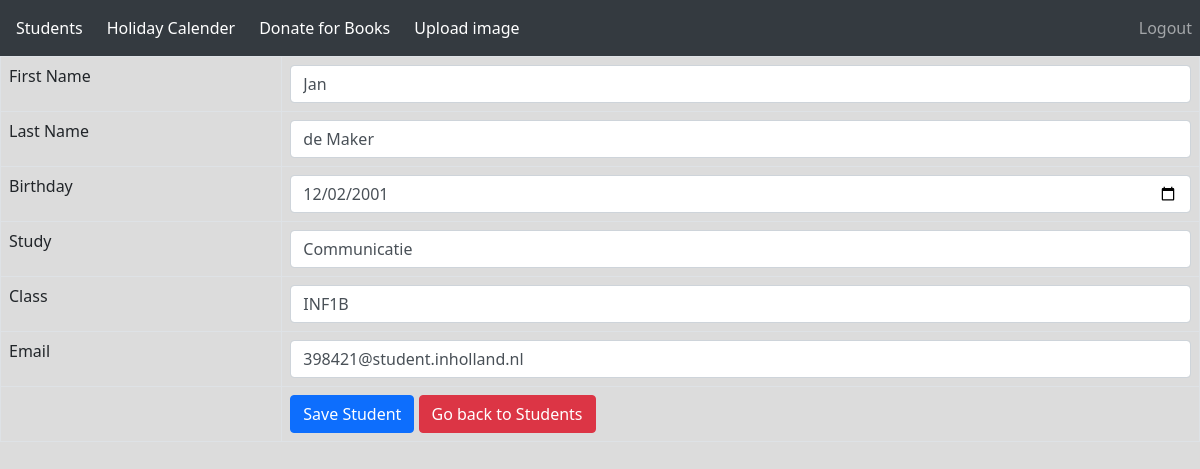
Page /View/updatestudent.php?id=7 on the committed database.
### tables this page shows
CREATE TABLE `students` (
  `id` int NOT NULL,
  `firstname` varchar(100) NOT NULL,
  `lastname` varchar(100) NOT NULL,
  `dateOfBirth` date NOT NULL,
  `study` varchar(100) NOT NULL,
  `class` varchar(100) NOT NULL,
  `email` varchar(100) NOT NULL,
  `date` date NOT NULL
);

### Data/Database.php (called while the page is built, shortened)
<?php
class Database
{
    private static $instance;
    public static function getInstance(){
        if(self::$instance == null){
            self::$instance = new Database();
        }
        return self::$instance;
    }
    public function connect(){
        $this->host = "localhost";
        $this->user = "root";
        $this->pwd = "";
        $this->dbName = "universitydb";
        try{
            $mysqli = new mysqli($this->host,$this->user,$this->pwd,$this->dbName);
            return $mysqli;
        }
        catch(DatabaseException $e){
            echo $e->getMessage();
        }
    }
}

### Controller/StudentController.php (called while the page is built, shortened)
<?php
require '../Model/StudentModel.php';
require_once '../Service/StudentService.php';
class StudentController
{
    private $s;
    public function __construct(){
        $this->s = new StudentService();
    }
    public function ReadStudentCon(int $id){
        return $foundStudent = $this->s->ReadStudent($id);
    }
}

### Service/StudentService.php (called while the page is built, shortened)
<?php
include_once("../Data/StudentDAO.php");
class StudentService
{
    private $s;
    public function __construct(){
        $this->s = new StudentDAO();
    }
    public function ReadStudent(int $id){
        $foundStudent = $this->s->ReadSingleStudentDB($id);
        return $foundStudent;
    }
}

### Data/StudentDAO.php (called while the page is built, shortened)
<?php
require_once "Database.php";
require_once "../Model/StudentModel.php";
class StudentDAO
{
    private $dbConn;
    function __construct(){
        $this->dbConn = Database::getInstance();
    }
    public function ReadSingleStudentDB($id){
        $idFilter = $this->EscapeString($id);
        $sql = "SELECT * FROM `students` WHERE id = '$idFilter' LIMIT 1;";
        $result = mysqli_query($this->dbConn->connect(), $sql);
        if($result) {
            $row = mysqli_fetch_assoc($result);
            $firstname = $row['firstname'];
            $lastname = $row['lastname'];
            $date = $row['dateOfBirth'];
            $study = $row['study'];
            $class = $row['class'];
            $email = $row['email'];
            $s = new StudentModel($firstname, $lastname,$date,$study, $class, $email);
            return $s;
        }
    }
    public function EscapeString($result){
        $checkedResult = mysqli_real_escape_string($this->dbConn->connect(), $result);
        return $checkedResult;
    }
}

### Model/StudentModel.php (called while the page is built, shortened)
<?php
 class StudentModel{
     private $firstName;
     private $lastName;
     private $dateOfBirth;
     private $study;
     private $class;
     private $email;
     public function __construct($firstName, $lastName, $dateOfBirth, $study, $class, $email)
     {
         $this -> firstName = $firstName;
         $this -> lastName = $lastName;
         $this -> dateOfBirth = $dateOfBirth;
         $this -> study = $study;
         $this->class = $class;
         $this->email = $email;
     }
     public function getClass(){
         return $this->class;
     }
     public function getDateOfBirth(){
         return $this->dateOfBirth;
     }
     public function getFirstName(){
         return $this->firstName;
     }
     public function getLastName(){
         return $this->lastName;
     }
     public function getStudy(){
         return $this->study;
     }
     public function getEmail(){
         return $this->email;
     }
 }

### View/updatestudent.php (the view, shortened to what this page needs)
<?php
require_once ".././Controller/StudentController.php";
include_once "Helpers/nav.php";
$controller = new StudentController();
    $newId = $_GET['id'];
    $foundStudent = $controller->ReadStudentCon($newId);
?>
<!doctype html>
<html lang="en">
<head>
    <link rel="stylesheet" href="./../css/bootstrap.css">
</head>
<body style="background-color: gainsboro">
<form action = "<?php echo htmlspecialchars($_SERVER["PHP_SELF"]."?id={$newId}");?>" method="post">
    <table class="table table-hover table-responsive table-bordered">
        <tr>
            <td>First Name</td>
            <td><input type="text" name="firstname" value="<?php echo $foundStudent->getFirstName()?>" class="form-control" required></td>
        </tr>
        <tr>
            <td>Last Name</td>
            <td><input type="text" name="lastname" value="<?php echo $foundStudent->getLastName()?>" class="form-control" required></td>
        </tr>
        <tr>
            <td>Birthday</td>
            <td><input type="date" name="birthday" value="<?php echo $foundStudent->getDateOfBirth()?>" class="form-control"></td>
        </tr>
        <tr>
            <td>Study</td>
            <td><input type="text" name="study" value="<?php echo $foundStudent->getStudy()?>" class="form-control" required></td>
        </tr>
        <tr>
            <td>Class</td>
            <td><input type="text" name="class" value="<?php echo $foundStudent->getClass()?>" class="form-control" required></td>
        </tr>
        <tr>
            <td>Email</td>
            <td><input type="text" name="email" value="<?php echo $foundStudent->getEmail()?>" class="form-control" required></td>
        </tr>
        <tr>
            <td></td>
            <td>
                <input type="submit" value="Save Student" class="btn btn-primary">
                <a href="students.php" class="btn btn-danger"> Go back to Students </a>
            </td>
        </tr>
    </table>
</form>
</body>
</html>

### rows in the picture
students: firstname "Jan", lastname "de Maker", birthday "12/02/2001", study "Communicatie", class "INF1B", email "398421@student.inholland.nl"
